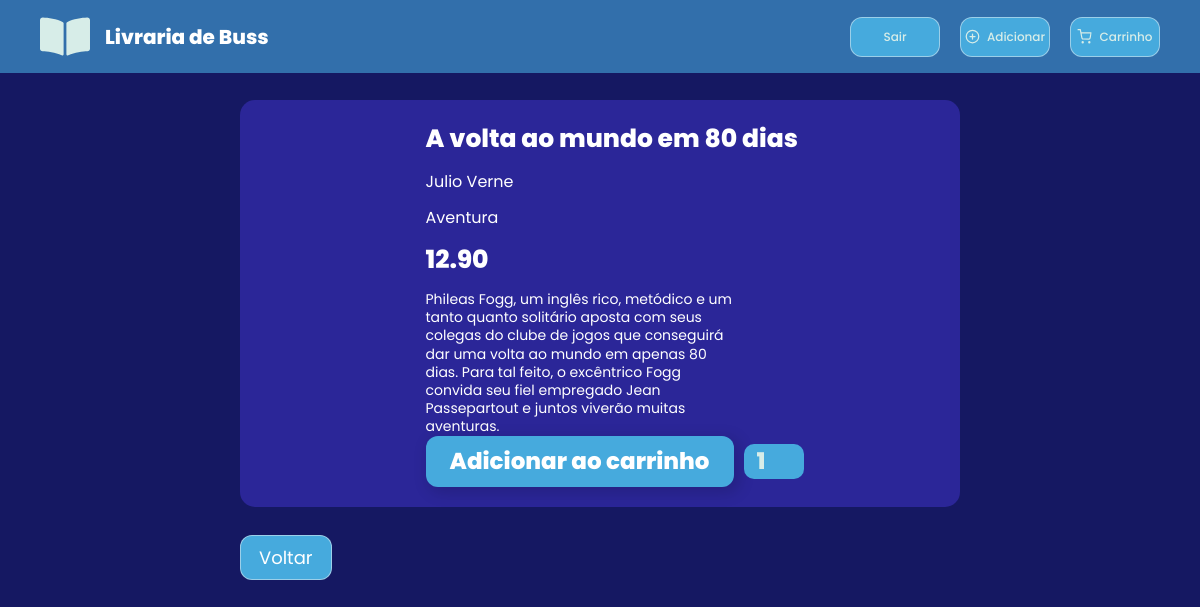
The page /visualizar-livro.php?id=4 (signed in) on the database its author committed.
### tables this page shows
CREATE TABLE `livros` (
  `id` int(11) NOT NULL,
  `titulo` varchar(255) NOT NULL,
  `isbn` bigint(100) NOT NULL,
  `autor` varchar(100) NOT NULL,
  `genero` varchar(100) NOT NULL,
  `capa` varchar(255) NOT NULL,
  `valor` decimal(11,2) NOT NULL,
  `Sinopse` varchar(1000) NOT NULL
);

### visualizar-livro.php (the view, shortened to what this page needs)
<?php
    require 'conexao.php';
?>
<!DOCTYPE html>
<html lang="pt-br">
<head>
    <link rel="stylesheet" href="styles/visualizar.css">
</head>
<body>
    <?php
        include 'header.php';
    ?>
    <main>
        <div class="info-produto">
            <?php
                    if(isset($_GET['id'])) {
                        $livro_id = mysqli_real_escape_string($conexao, $_GET['id']);
                        $sql = "SELECT * FROM livros WHERE id = $livro_id";
                        $query = mysqli_query($conexao, $sql);
                        if(mysqli_num_rows($query) > 0) {
                            $livro = mysqli_fetch_array($query);
            ?>
            <div class="content-produto">
                <div class="container-informacoes">
                    <div class="informacoes-textos">
                        <h3 class="informacoes-titulo"><?= $livro['titulo'] ?></h3>
                        <p class="informacoes-autor"><?= $livro['autor'] ?></p>
                        <p class="informacoes-genero"><?= $livro['genero'] ?></p>
                        <p class="informacoes-valor"><?= $livro['valor'] ?></p>
                        <p class="sinopse"><?= $livro['Sinopse'] ?></p>
                    </div>
                    <form action="acoes.php" method="post" class="container-adicionar" style="padding: 0;">
                        <button type="submit" class="botao-adicionar" name="add_cart" value="<?= $livro['id'] ?>" >Adicionar ao carrinho</button>
                        <input type="number" class="quantidade" value="1" name="quant">
                    </form>
                </div>
            </div>
            <?php
                    } else {
                        echo "<h5>Livro não encontrado</h5>";
                    }
                }
            ?>
        </div>
        <div class="container-voltar">
            <a href="index.php" class="voltar-button">Voltar</a>
        </div>
    </main>
</body>
</html>

### styles/visualizar.css (style rules this page uses)
* { padding: 0; margin: 0; box-sizing: border-box; }
body { display: flex; flex-direction: column; align-items: center; gap: 18px; background: #151862; }
body main { position: relative; width: 60%; top: 100px; display: flex; flex-direction: column; align-items: center; gap: 18px; }
body main .container-voltar { display: flex; padding: 10px 0px; flex-direction: column; justify-content: center; align-items: flex-start; gap: 10px; align-self: stretch; }
body main .container-voltar .voltar-button { display: flex; padding: 8px 18px; border-radius: 12px; border: 1px solid rgba(245, 245, 245, 0.49); background: #46AADD; align-items: center; justify-content: center; flex-shrink: 0; font-family: "Poppins", sans-serif; color: #fff; font-size: 18px; text-decoration: none; }
body main .info-produto { display: flex; justify-content: center; align-items: center; gap: 29px; align-self: stretch; border-radius: 15px; background-color: #2B2698; padding: 20px 15px; }
body main .info-produto .content-produto { display: flex; flex-wrap: wrap; justify-content: center; align-items: center; gap: 29px; align-self: stretch; }
body main .info-produto .content-produto .container-informacoes { height: 100%; display: flex; flex-direction: column; align-items: flex-start; justify-content: space-between; }
body main .info-produto .content-produto .container-informacoes .informacoes-textos { display: flex; flex-direction: column; justify-content: center; align-items: flex-start; gap: 11px; align-self: stretch; }
body main .info-produto .content-produto .container-informacoes .informacoes-textos .informacoes-titulo { color: #FFF; font-family: "Poppins", sans-serif; font-size: 25px; font-style: normal; font-weight: 800; line-height: normal; }
body main .info-produto .content-produto .container-informacoes .informacoes-textos .informacoes-autor { font-family: "Poppins", sans-serif; font-size: 16px; font-weight: 400; color: #FFF; }
body main .info-produto .content-produto .container-informacoes .informacoes-textos .informacoes-genero { color: #FFF; font-family: "Poppins", sans-serif; font-size: 16px; font-style: normal; font-weight: 400; line-height: normal; }
body main .info-produto .content-produto .container-informacoes .informacoes-textos .informacoes-valor { color: #FFF; font-family: "Poppins", sans-serif; font-size: 25px; font-style: normal; font-weight: 800; line-height: normal; }
body main .info-produto .content-produto .container-informacoes .sinopse { width: 308px; color: #FFF; font-family: "Poppins", sans-serif; font-size: 14px; font-style: normal; font-weight: 400; line-height: 130%; }
body main .info-produto .content-produto .container-informacoes .container-adicionar { display: flex; align-items: center; gap: 10px; }
body main .info-produto .content-produto .container-informacoes .container-adicionar .botao-adicionar { display: flex; width: 308px; height: 51px; padding: 13px 12px; justify-content: center; align-items: center; gap: 10px; border-radius: 12px; background: #46AADD; border: none; box-shadow: 4px 4px 15px 2px rgba(0, 0, 0, 0.15); color: #FFF; font-family: Poppins; font-size: 23px; font-style: normal; font-weight: 800; line-height: normal; }
body main .info-produto .content-produto .container-informacoes .container-adicionar .quantidade { display: flex; width: 60px; height: 35px; padding: 0px 13px; flex-direction: column; justify-content: center; align-items: center; gap: 10px; border-radius: 10px; background: #46AADD; border: none; color: #D7EDE8; font-family: "Poppins", sans-serif; font-size: 23px; font-style: normal; font-weight: 800; line-height: normal; }

### styles/header.css (style rules this page uses)
* { padding: 0; margin: 0; box-sizing: border-box; }

### rows shown on the page
livros: titulo "A volta ao mundo em 80 dias", autor "Julio Verne", genero "Aventura", valor "12.90", Sinopse "Phileas Fogg, um inglês rico, metódico e um tanto quanto solitário aposta com seus colegas do clube de jogos que conseguirá dar uma volta ao mundo em apenas 80 dias. Para tal feito, o excêntrico Fogg convida seu fiel empregado Jean Passepartout e juntos viverão muitas aventuras."

### other values the page prints
$logado "Buss"
